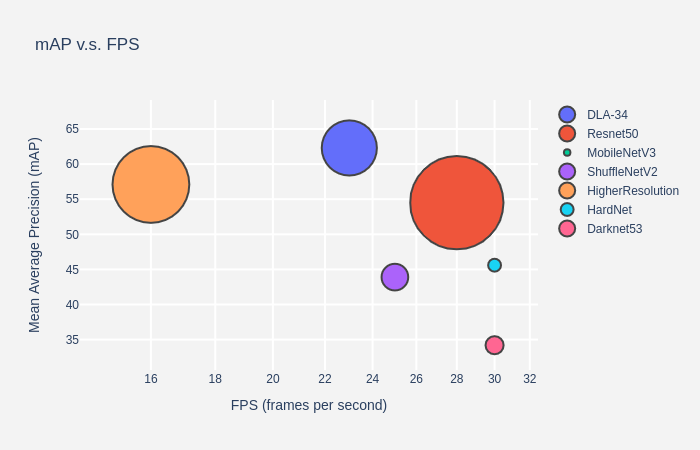
#> input picture src/lib/models/Backbone/performance.png, 700 x 450 px
$ python -i ctdet.py   (imports and definitions only)
#> lines starting #> are read from the running program, lines starting #| are printed output that depends on the picture
#> further down, picture is the input picture: PIL image 700x450 RGBA; mean R, G, B, A 238.7, 234.2, 234.4, 255
from __future__ import absolute_import
from __future__ import division
from __future__ import print_function

import torch.utils.data as data
import numpy as np
import torch
import json
import cv2
import os
from utils.image import flip, color_aug
from utils.image import get_affine_transform, affine_transform
from utils.image import gaussian_radius, draw_umich_gaussian, draw_msra_gaussian
from utils.image import draw_dense_reg
import math
import matplotlib.pyplot as plt
import random
from PIL import Image, ExifTags, ImageEnhance, ImageOps, ImageFile

def randomColor(image):
        """
        对图像进行颜色抖动
        :param image: PIL的图像image
        :return: 有颜色色差的图像image
        """
        random_factor = np.random.randint(0, 31) / 10.  # 随机因子
        color_image = ImageEnhance.Color(image).enhance(random_factor)  # 调整图像的饱和度
        random_factor = np.random.randint(10, 21) / 10.  # 随机因子
        brightness_image = ImageEnhance.Brightness(color_image).enhance(random_factor)  # 调整图像的亮度
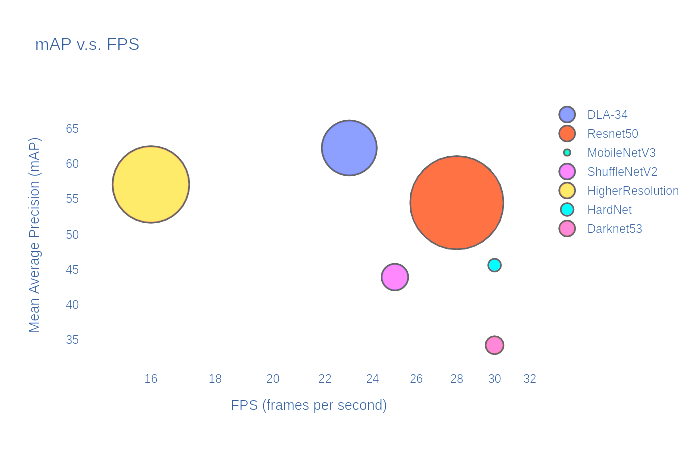
#> brightness_image: PIL image 700x450 RGBA; mean R, G, B, A 251.6, 248.5, 247.2, 255
        random_factor = np.random.randint(10, 21) / 10.  # 随机因1子
        contrast_image = ImageEnhance.Contrast(brightness_image).enhance(random_factor)  # 调整图像对比度
        random_factor = np.random.randint(0, 31) / 10.  # 随机因子
        return ImageEnhance.Sharpness(contrast_image).enhance(random_factor)  # 调整图像锐度

class CTDetDataset(data.Dataset):
  # [300 lines left out: functions _coco_box_to_bbox, _get_border, __getitem__, not called in this run]

>>> from PIL import Image
>>> picture = Image.open('../../models/Backbone/performance.png')
>>> result = randomColor(picture)
